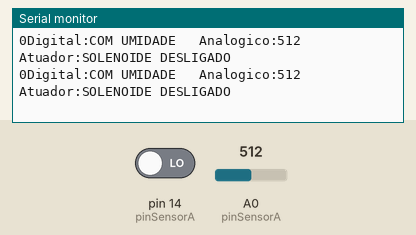
Simulated run of this sketch. Board: Arduino Uno, built with avr-gcc and run on an emulated ATmega328P. Parts: the last lines printed to the serial monitor. The inputs (shaded band) are chosen by the test bench; at power-on: A0 (pinSensorA) = 512, pin 14 (pinSensorA) LOW.

Above: at 1.2 s.
1.3 s: A0 (pinSensorA) set to 110
At 1.43 s:
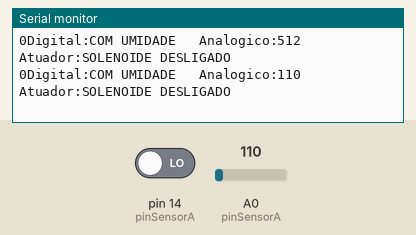
4.3 s: A0 (pinSensorA) set to 90
At 4.3 s:
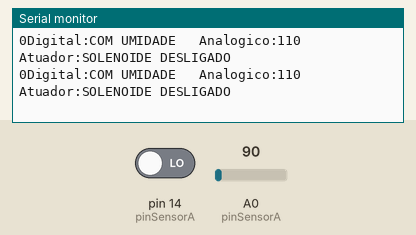
16.3 s: A0 (pinSensorA) set to 8
At 16.32 s:
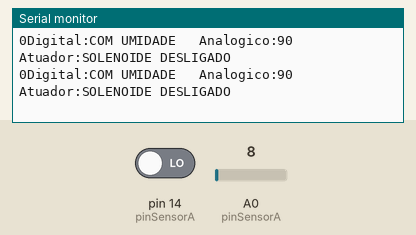
19.3 s: A0 (pinSensorA) set to 11
At 19.32 s:
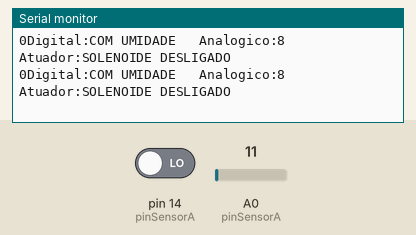
Timing chart, 0 to 22.3 s (numbered marks = the images above; inputs shaded):
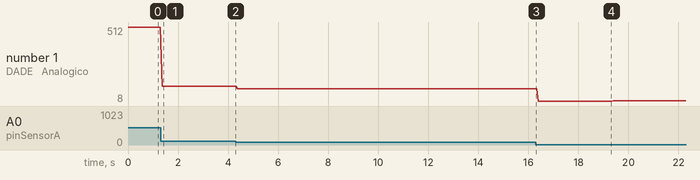

The sketch:

UMIDADE.ino
```cpp
#define pinSensorA 14
#define pinSensorD 1

void setup() {
  pinMode(pinSensorA, INPUT);
  Serial.begin(9600);
}

void loop() {
  Serial.print(digitalRead(pinSensorA));
 Serial.print("Digital:");
  if (digitalRead(pinSensorD)) {
     Serial.print("SEM UMIDADE ");
  } else {
     Serial.print("COM UMIDADE ");
  }

  Serial.print("  Analogico:");
  Serial.print(analogRead(pinSensorA));
  Serial.print("  ");

  Serial.print("  Atuador:");
  if (analogRead(pinSensorA) > 3200) {
     Serial.println("SOLENOIDE LIGADO");
     //digitalWrite(pinSolenoide, HIGH);
  } else {
    Serial.println("SOLENOIDE DESLIGADO");
     //digitalWrite(pinSolenoide, LOW);
  }
}
```

Measured:
- after the input at 1.3 s, the serial monitor: prints a new line after 0.06 s (image 1)
- plotted number 1: 512 → 110 after the input at 1.3 s, 110 → 90 after the input at 4.3 s, 90 → 8 after the input at 16.3 s, 8 → 11 after the input at 19.3 s
